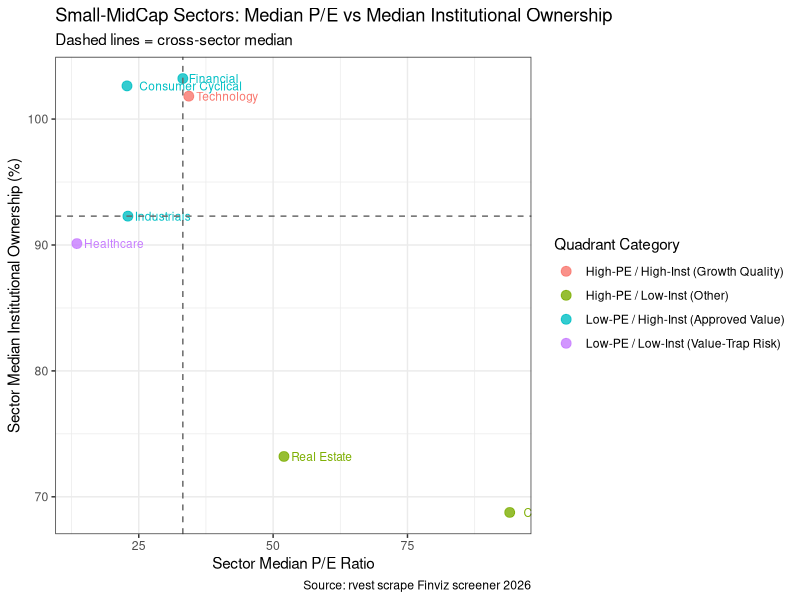
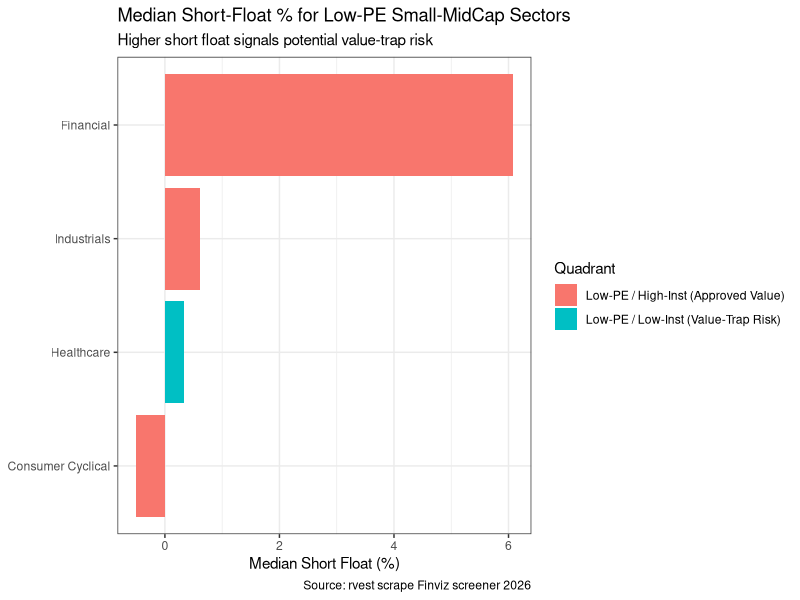
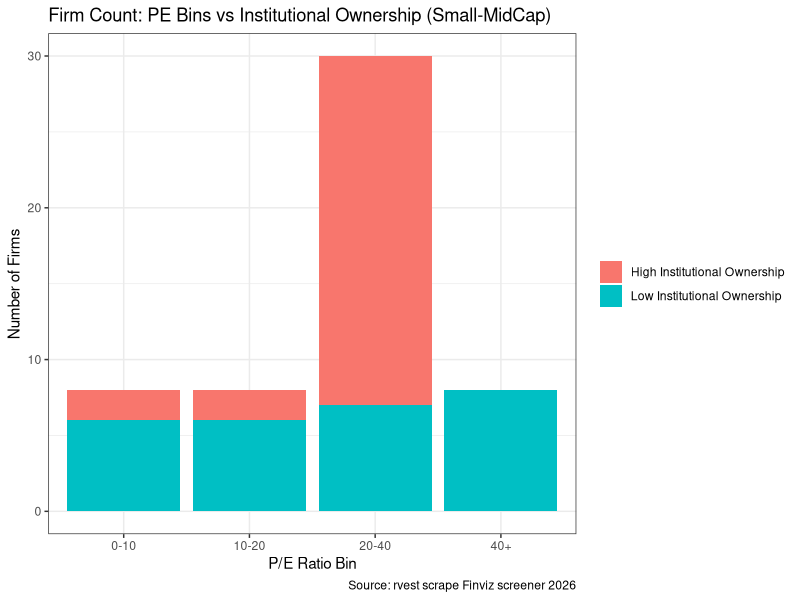

Here is the R script that generated these plots, in order:
# blog/posts/blog2/scripts/analysis_plot.R
library(dplyr)
library(ggplot2)

# 目标文件夹：相对于项目根目录
fig_dir <- file.path("blog", "posts", "blog2", "figures")
if (!dir.exists(fig_dir)) dir.create(fig_dir, recursive = TRUE)
message("目标输出文件夹完整路径：", normalizePath(fig_dir))

# 读取数据（项目根目录下data文件夹）
df <- read.csv(file.path("data","processed","finviz_clean_all.csv"), stringsAsFactors = FALSE)

# 行业聚合统计，至少2家公司才保留该行业
sector_summary <- df |>
  group_by(sector) |>
  summarise(
    n_firms           = n(),
    med_pe            = median(pe_num, na.rm = TRUE),
    med_inst_own      = median(institutional_ownership_pct, na.rm = TRUE),
    med_short_float   = median(short_float_pct, na.rm = TRUE),
    med_roe           = median(roe_num, na.rm = TRUE),
    med_profit_margin = median(profit_margin_pct, na.rm = TRUE),
    .groups = "drop"
  ) |>
  filter(n_firms >= 2)

pe_med       <- median(sector_summary$med_pe, na.rm = TRUE)
inst_own_med <- median(sector_summary$med_inst_own, na.rm = TRUE)

sector_summary <- sector_summary |>
  mutate(
    group = case_when(
      med_pe       <= pe_med & med_inst_own >= inst_own_med ~ "Low‑PE / High‑Inst (Approved Value)",
      med_pe       <= pe_med & med_inst_own <  inst_own_med ~ "Low‑PE / Low‑Inst (Value‑Trap Risk)",
      med_pe       >  pe_med & med_inst_own >= inst_own_med ~ "High‑PE / High‑Inst (Growth Quality)",
      TRUE                                                 ~ "High‑PE / Low‑Inst (Other)"
    )
  )

message("==== Sector Aggregate Summary ====")
print(sector_summary)

# Figure1
fig1 <- ggplot(sector_summary, aes(x = med_pe, y = med_inst_own, color = group)) +
  geom_point(size = 3, alpha = 0.8) +
  geom_text(aes(label = sector), hjust = -0.12, size = 3, show.legend = FALSE) +
  geom_vline(xintercept = pe_med, linetype = "dashed", color = "grey40") +
  geom_hline(yintercept = inst_own_med, linetype = "dashed", color = "grey40") +
  labs(
    title    = "Small‑MidCap Sectors: Median P/E vs Median Institutional Ownership",
    subtitle = "Dashed lines = cross‑sector median",
    x        = "Sector Median P/E Ratio",
    y        = "Sector Median Institutional Ownership (%)",
    color    = "Quadrant Category",
    caption  = "Source: rvest scrape Finviz screener 2026"
  ) + theme_bw()

ggsave(file.path(fig_dir, "fig1_pe_vs_institutional.png"), fig1, width = 11, height =7, dpi=300)

# Figure2
low_pe_sectors <- sector_summary |> filter(med_pe <= pe_med)
fig2 <- ggplot(low_pe_sectors, aes(x = reorder(sector, med_short_float), y = med_short_float, fill = group)) +
  geom_col() + coord_flip() +
  labs(
    title = "Median Short‑Float % for Low‑PE Small‑MidCap Sectors",
    subtitle = "Higher short float signals potential value‑trap risk",
    x = NULL, y = "Median Short Float (%)", fill = "Quadrant",
    caption = "Source: rvest scrape Finviz screener 2026"
  ) + theme_bw()

ggsave(file.path(fig_dir, "fig2_short_float_by_sector.png"), fig2, width=10, height=6, dpi=300)

# Figure3
df <- df |>
  mutate(
    pe_bin = cut(pe_num, breaks = c(0,10,20,40,200), labels = c("0‑10","10‑20","20‑40","40+")),
    inst_group = if_else(
      institutional_ownership_pct >= median(df$institutional_ownership_pct, na.rm = TRUE),
      "High Institutional Ownership", "Low Institutional Ownership"
    )
  )

fig3 <- ggplot(df, aes(x = pe_bin, fill = inst_group)) +
  geom_bar(position = "stack") +
  labs(
    title = "Firm Count: PE Bins vs Institutional Ownership (Small‑MidCap)",
    x = "P/E Ratio Bin", y = "Number of Firms", fill = NULL,
    caption = "Source: rvest scrape Finviz screener 2026"
  ) + theme_bw()

ggsave(file.path(fig_dir, "fig3_pe_bin_institutional.png"), fig3, width=10, height=6, dpi=300)

message("✅ All figures saved to: ", normalizePath(fig_dir))
